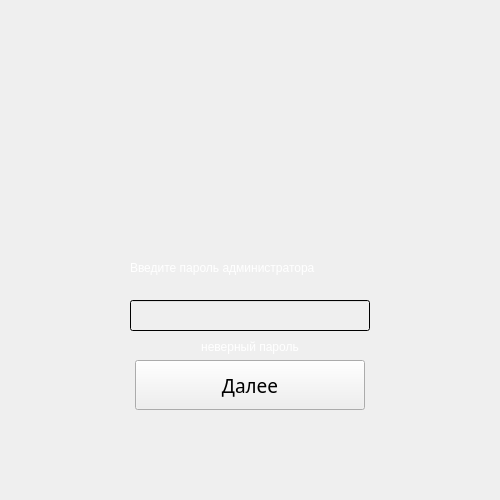
<?xml version="1.0" encoding="UTF-8"?>
<ui version="4.0">
 <class>Form</class>
 <widget class="QWidget" name="Form">
  <property name="enabled">
   <bool>true</bool>
  </property>
  <property name="geometry">
   <rect>
    <x>0</x>
    <y>0</y>
    <width>500</width>
    <height>500</height>
   </rect>
  </property>
  <property name="windowTitle">
   <string>Пароль</string>
  </property>
  <widget class="QLabel" name="background">
   <property name="geometry">
    <rect>
     <x>-20</x>
     <y>-40</y>
     <width>1621</width>
     <height>1081</height>
    </rect>
   </property>
   <property name="text">
    <string/>
   </property>
   <property name="pixmap">
    <pixmap>../../../../../usr/share/applications/background.jpg</pixmap>
   </property>
  </widget>
  <widget class="QLabel" name="label">
   <property name="geometry">
    <rect>
     <x>200</x>
     <y>125</y>
     <width>100</width>
     <height>100</height>
    </rect>
   </property>
   <property name="text">
    <string/>
   </property>
   <property name="pixmap">
    <pixmap>../../../../../usr/share/applications/img.jpg</pixmap>
   </property>
  </widget>
  <widget class="QLabel" name="label_2">
   <property name="geometry">
    <rect>
     <x>130</x>
     <y>260</y>
     <width>240</width>
     <height>15</height>
    </rect>
   </property>
   <property name="styleSheet">
    <string notr="true">color:white;
background-color: qlineargradient(spread:pad, x1:0, y1:0, x2:1, y2:0, stop:0 rgba(0, 0, 0, 0), stop:1 rgba(255, 255, 255, 0));</string>
   </property>
   <property name="text">
    <string>Введите пароль администратора</string>
   </property>
  </widget>
  <widget class="QPushButton" name="pushButton_2">
   <property name="geometry">
    <rect>
     <x>135</x>
     <y>360</y>
     <width>230</width>
     <height>50</height>
    </rect>
   </property>
   <property name="font">
    <font>
     <family>HoloLens MDL2 Assets</family>
     <pointsize>14</pointsize>
    </font>
   </property>
   <property name="acceptDrops">
    <bool>false</bool>
   </property>
   <property name="accessibleName">
    <string/>
   </property>
   <property name="styleSheet">
    <string notr="true">color: black;
background-color: rgb(255, 53, 56);
border-color: rgb(93, 0, 1);
border-radius: 25px 25px;
hover {
    background-color: #4CAF50; /* Green */
    color: white;}</string>
   </property>
   <property name="text">
    <string>Далее</string>
   </property>
  </widget>
  <widget class="QLineEdit" name="lineEdit">
   <property name="geometry">
    <rect>
     <x>130</x>
     <y>300</y>
     <width>240</width>
     <height>31</height>
    </rect>
   </property>
   <property name="styleSheet">
    <string notr="true">color:white;
background-color: qlineargradient(spread:pad, x1:0, y1:0, x2:1, y2:0, stop:0 rgba(0, 0, 0, 0), stop:1 rgba(255, 255, 255, 0));</string>
   </property>
   <property name="text">
    <string/>
   </property>
   <property name="echoMode">
    <enum>QLineEdit::Password</enum>
   </property>
   <property name="alignment">
    <set>Qt::AlignCenter</set>
   </property>
  </widget>
  <widget class="QLabel" name="label_3">
   <property name="geometry">
    <rect>
     <x>130</x>
     <y>340</y>
     <width>240</width>
     <height>15</height>
    </rect>
   </property>
   <property name="styleSheet">
    <string notr="true">color:white;
background-color: qlineargradient(spread:pad, x1:0, y1:0, x2:1, y2:0, stop:0 rgba(0, 0, 0, 0), stop:1 rgba(255, 255, 255, 0));</string>
   </property>
   <property name="text">
    <string>&lt;html&gt;&lt;head/&gt;&lt;body&gt;&lt;p align=&quot;center&quot;&gt;неверный пароль&lt;/p&gt;&lt;/body&gt;&lt;/html&gt;</string>
   </property>
  </widget>
 </widget>
 <resources/>
 <connections/>
</ui>
